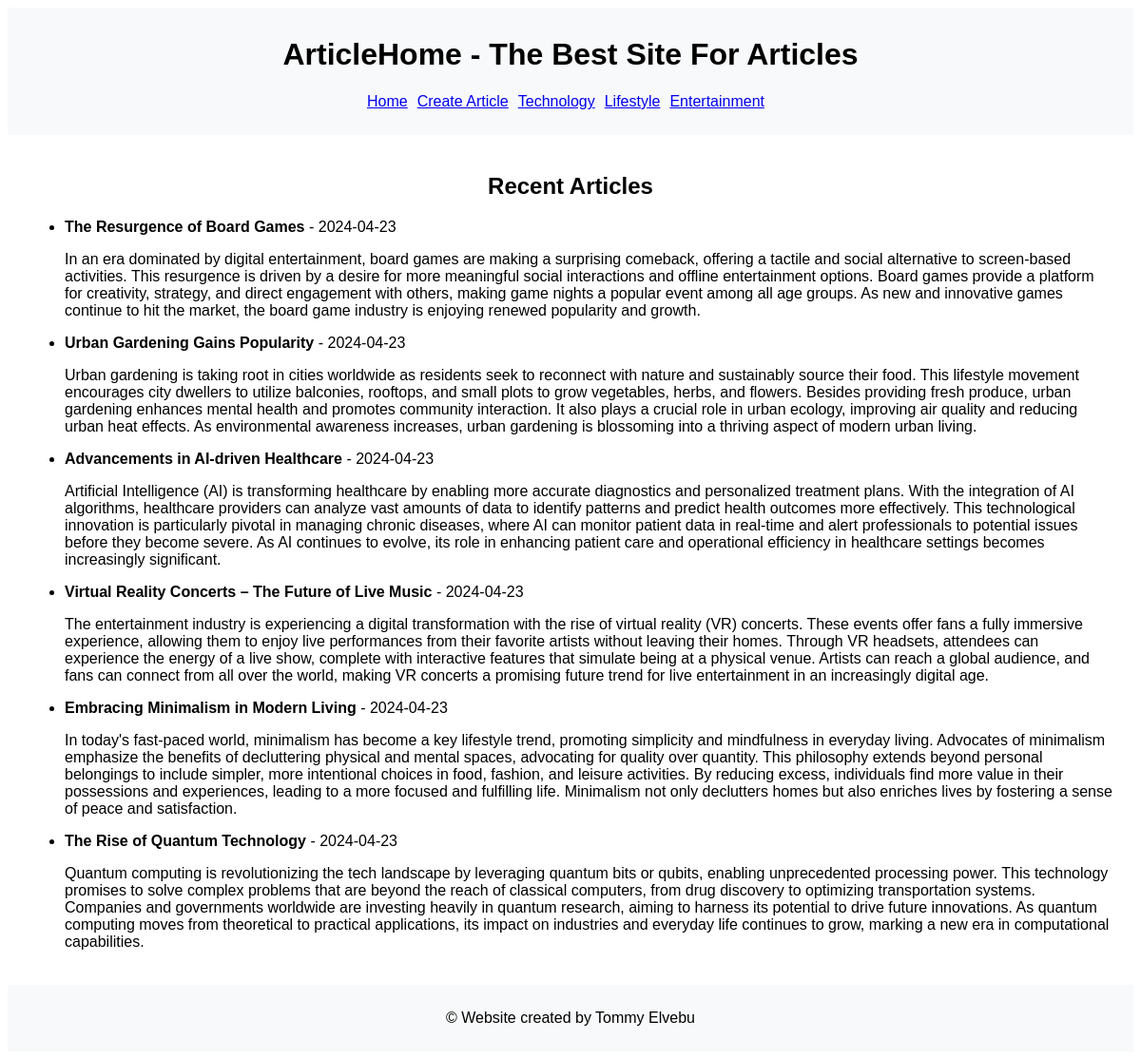
The page / on the database its author committed.
### tables this page shows
CREATE TABLE article
(
   id INTEGER NOT NULL PRIMARY KEY AUTOINCREMENT,
   title VARCHAR(255) NOT NULL,
   content TEXT NOT NULL,
   date DATE NOT NULL,
   category_id INTEGER NOT NULL,
   FOREIGN KEY (category_id) REFERENCES category(id)
);

### app.py (the view)
@app.route("/")
def homepage():
    db = get_db()
    cursor = db.cursor()
    cursor.execute("SELECT id, title FROM category ORDER BY title")
    categories = cursor.fetchall()
    cursor.execute("SELECT id, title, date, content FROM article ORDER BY date DESC LIMIT 10")
    articles = cursor.fetchall()
    return render_template("homepage.html", articles=articles, categories=categories)

### app.py (called while the page is built)
def get_db():
    if "db" not in g:
        g.db = sqlite3.connect(DATABASE)
        g.db.row_factory = sqlite3.Row
        g.db.execute("PRAGMA foreign_keys=ON")
    return g.db

def format_datetime(value, format='%Y-%m-%d'):
    return datetime.strptime(value, '%Y-%m-%d %H:%M:%S.%f').strftime(format)

### templates/homepage.html (shortened to what this page needs)
{% extends "base.html" %}
{% block content %}
<h2>Recent Articles</h2>
<ul>
    {% for article in articles %}
    <li>
        <strong>{{ article.title }}</strong> - {{ article.date|datetime }}
        <p>{{ article.content }}</p>
    </li>
    {% endfor %}
</ul>
{% endblock %}

### templates/base.html (shortened to what this page needs)
<!DOCTYPE html>
<html lang="en">
<head>
    <link rel="stylesheet" href="{{ url_for('static', filename='style.css') }}">
</head>
<body>
    <header>
        <h1>ArticleHome - The Best Site For Articles</h1>
        <nav>
            <ul>
                <li><a href="{{ url_for('homepage') }}">Home</a></li>
                <li><a href="{{ url_for('article_create') }}">Create Article</a></li>
                <li><a href="{{ url_for('category', category_id=1) }}">Technology</a></li>
                <li><a href="{{ url_for('category', category_id=2) }}">Lifestyle</a></li>
                <li><a href="{{ url_for('category', category_id=3) }}">Entertainment</a></li>
            </ul>
        </nav>
    </header>
    <main>
        {% block content %}
        {% endblock %}
    </main>
    <footer>
        <p>© Website created by Tommy Elvebu </p>
    </footer>
</body>
</html>

### static/style.css (style rules this page uses)
body { font-family: Arial, sans-serif; }
header, footer { background-color: #f8f9fa; padding: 10px; text-align: center; }
nav ul { list-style-type: none; padding: 0; display: flex; justify-content: center; }
nav ul li { display: inline; margin-right: 10px; }
main { padding: 20px; }
footer { text-align: center; }
h1, h2, h3, h4, h5, h6 { text-align: center; }

### rows shown on the page
article: title "The Resurgence of Board Games", date "2024-04-23", content "In an era dominated by digital entertainment, board games are making a surprising comeback, offering a tactile and social alternative to screen-based activities. This resurgence is driven by a desire for more meaningful social interactions and offline entertainment options. Board games provide a platform for creativity, strategy, and direct engagement with others, making game nights a popular event among all age groups. As new and innovative games continue to hit the market, the board game industry is enjoying renewed popularity and growth."
article: title "Urban Gardening Gains Popularity", date "2024-04-23", content "Urban gardening is taking root in cities worldwide as residents seek to reconnect with nature and sustainably source their food. This lifestyle movement encourages city dwellers to utilize balconies, rooftops, and small plots to grow vegetables, herbs, and flowers. Besides providing fresh produce, urban gardening enhances mental health and promotes community interaction. It also plays a crucial role in urban ecology, improving air quality and reducing urban heat effects. As environmental awareness increases, urban gardening is blossoming into a thriving aspect of modern urban living."
article: title "Advancements in AI-driven Healthcare", date "2024-04-23", content "Artificial Intelligence (AI) is transforming healthcare by enabling more accurate diagnostics and personalized treatment plans. With the integration of AI algorithms, healthcare providers can analyze vast amounts of data to identify patterns and predict health outcomes more effectively. This technological innovation is particularly pivotal in managing chronic diseases, where AI can monitor patient data in real-time and alert professionals to potential issues before they become severe. As AI continues to evolve, its role in enhancing patient care and operational efficiency in healthcare settings becomes increasingly significant."
article: title "Virtual Reality Concerts – The Future of Live Music", date "2024-04-23", content "The entertainment industry is experiencing a digital transformation with the rise of virtual reality (VR) concerts. These events offer fans a fully immersive experience, allowing them to enjoy live performances from their favorite artists without leaving their homes. Through VR headsets, attendees can experience the energy of a live show, complete with interactive features that simulate being at a physical venue. Artists can reach a global audience, and fans can connect from all over the world, making VR concerts a promising future trend for live entertainment in an increasingly digital age."
article: title "Embracing Minimalism in Modern Living", date "2024-04-23", content "In today's fast-paced world, minimalism has become a key lifestyle trend, promoting simplicity and mindfulness in everyday living. Advocates of minimalism emphasize the benefits of decluttering physical and mental spaces, advocating for quality over quantity. This philosophy extends beyond personal belongings to include simpler, more intentional choices in food, fashion, and leisure activities. By reducing excess, individuals find more value in their possessions and experiences, leading to a more focused and fulfilling life. Minimalism not only declutters homes but also enriches lives by fostering a sense of peace and satisfaction."
article: title "The Rise of Quantum Technology", date "2024-04-23", content "Quantum computing is revolutionizing the tech landscape by leveraging quantum bits or qubits, enabling unprecedented processing power. This technology promises to solve complex problems that are beyond the reach of classical computers, from drug discovery to optimizing transportation systems. Companies and governments worldwide are investing heavily in quantum research, aiming to harness its potential to drive future innovations. As quantum computing moves from theoretical to practical applications, its impact on industries and everyday life continues to grow, marking a new era in computational capabilities."
